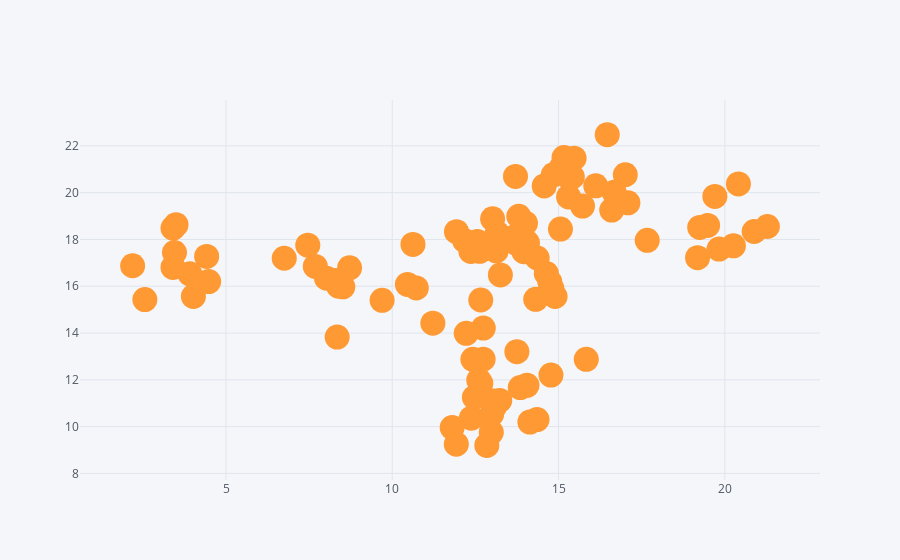

The notebook cell saved with this chart:
### Code cell
# similar to scatter plot
df.iplot(x = 'A',y = 'B',mode='markers',size = 25)
